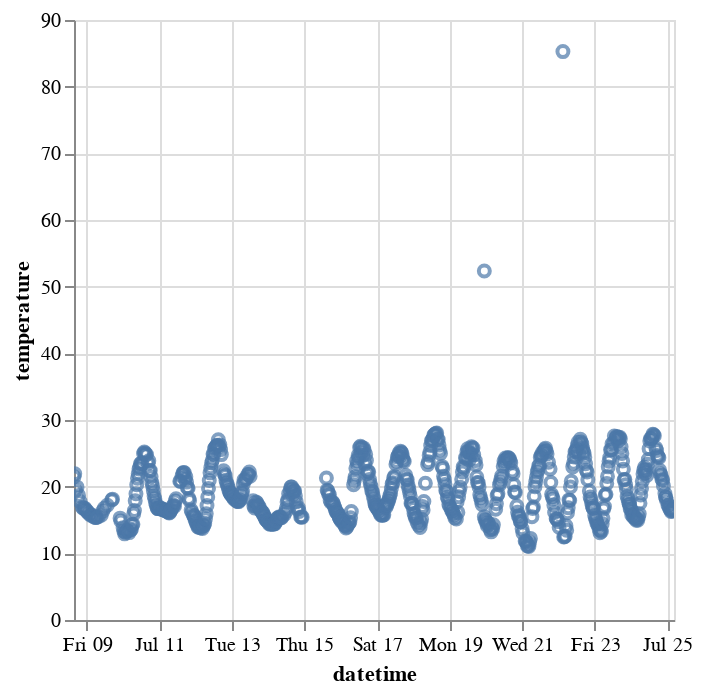

Notebook cell for this chart:
### Markdown cell above
Eine erneute Analyse zeigt, dass der Maximalwert der Temperatur bei 85.26 liegt. Es muss fehlerhafte Werte in unserem Datensatz geben. Wir können die Daten mit polars ganz einfach plotten:

### Code cell
df.plot.scatter(x="datetime", y="temperature")

### Figure 1 — Vega-Lite specification as saved in the notebook (floating-point values rounded to 4 significant figures; data arrays with more than 128 entries replaced by an {"elided": "..."} marker saying what was removed)
{"config": {"view": {"continuousWidth": 300, "continuousHeight": 300}}, "data": {"name": "data-a5ac5deb4df67085508ee77cc641855c"}, "mark": {"type": "point", "tooltip": true}, "encoding": {"x": {"field": "datetime", "type": "temporal"}, "y": {"field": "temperature", "type": "quantitative"}}, "params": [{"name": "param_3", "select": {"type": "interval", "encodings": ["x", "y"]}, "bind": "scales"}], "$schema": "https://vega.github.io/schema/vega-lite/v5.20.1.json", "datasets": {"data-a5ac5deb4df67085508ee77cc641855c": {"elided": "665 records"}}}
